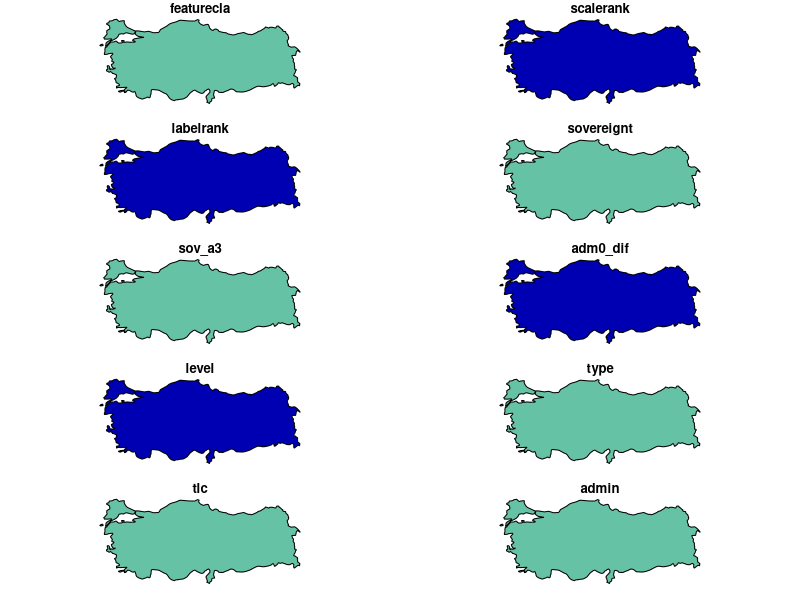

Generate this figure with R:
#Türkiye haritasını yükle
library(rnaturalearth)
library(rnaturalearthdata)

# Türkiye haritasını çiz
world <- ne_countries(scale = "medium", returnclass = "sf")
turkey <- world[world$iso_a3 == "TUR", ]
plot(turkey)
